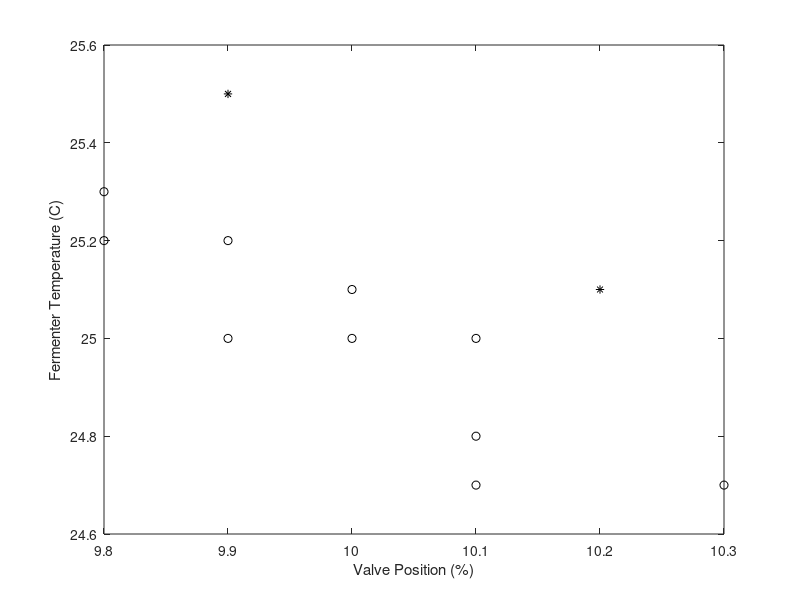
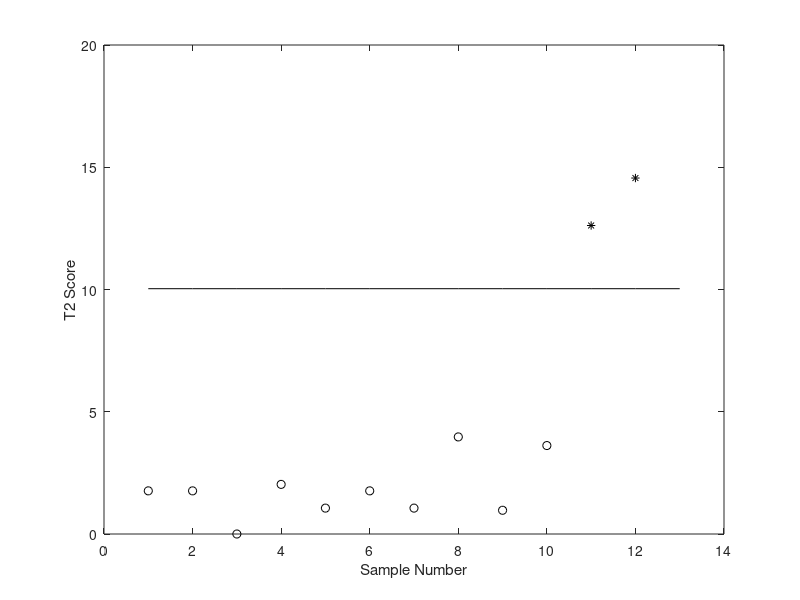
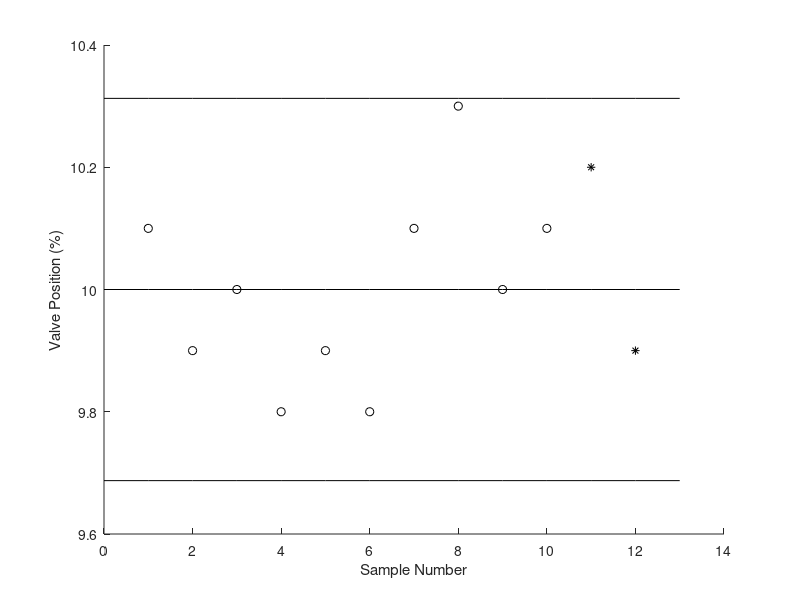
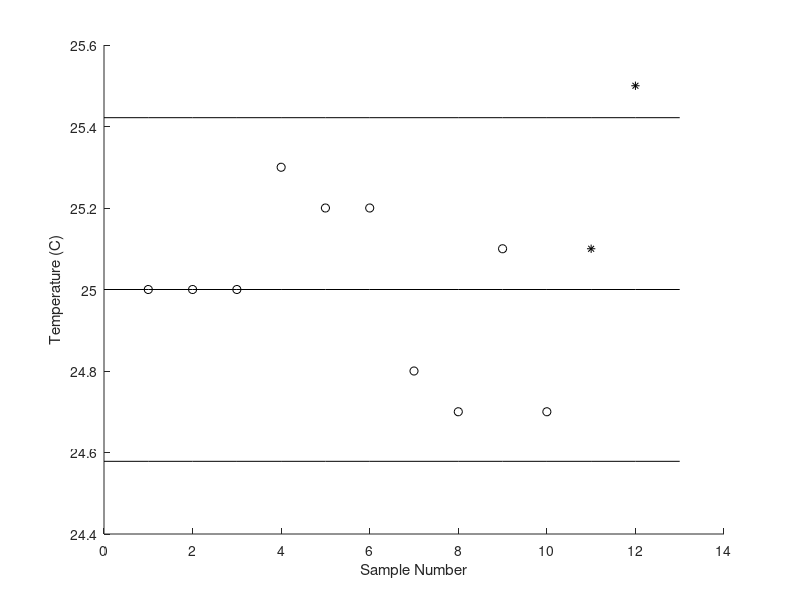

The MATLAB source for these figures, in order: (Note: this script raises an error after producing the figures.)
% This program is used to explain how PCA works and the idea behind the
% method. This example is given in the ISA book (Chapter 8, simple example)
% The process is composed of a valve a thermometer and a fermenter. The
% valve is used to control the flow rate of cooling water. The thermometer
% is used to measure the temperature of the fermenter.
% The steady state of the system is: valve=10% max. Temperature T=25 D.

% YANG ZHANG         Email: yz@che.utexas.edu
% 2006-April, UTexas-Austin

clear all
% Give valve set points and fermenter temperature.
% Valve=10+rand(1,10)-0.5; % ten value of Valve around mean.
% Temp=25-(Valve-10)+(rand(1,10)-0.5)*0.5; % 10 value of Temp: T=2.5*valve + noise
Temp  = [2.5000e+001  2.5000e+001  2.5000e+001  2.5300e+001  2.5200e+001  2.5200e+001  2.4800e+001  2.4700e+001  2.5100e+001  2.4700e+001];
Valve = [1.0100e+001  9.9000e+000  1.0000e+001  9.8000e+000  9.9000e+000  9.8000e+000  1.0100e+001  1.0300e+001  1.0000e+001  1.0100e+001];

% Define database
x=[Valve;Temp]';

figure(1)
plot(x(:,1),x(:,2),'ko')
xlabel('Valve Position (%)')
ylabel('Fermenter Temperature (C)')

% Calculate the covariance of dataset x (relationship between Valve and
% Temperature)
covariance=cov(x);

% Singular Value Decomposition x=T*E*P
% E is the eignvalue of x; U is orthnormal; V=U'.
%[U E V]=svd(covariance);
%U=U'; V=V';
[U E] = eig(covariance);
E = diag([E(2,2),E(1,1)]);  % arrange the Eignvalue in a decending order
U = [U(:,2),U(:,1)];  % arrange the Eignvector to make it compatable with Eignvalue.

% Mean center the raw data
Valvebar=x(:,1)-mean(x(:,1));
Tempbar=x(:,2)-mean(x(:,2));
xbar=[Valvebar,Tempbar];

% Principal axis rotation of the covariance matrix.
z=U'*xbar';
z=z';

%covz is the covariance matrix of principal components which is equal to E
%matrix. The variance of transformed variable (z1 & z2) will have variance
%0.2283 and 0.0123 respectively.
covz=U'*covariance*U;
% The first column of U factor is - and + with nearly equal value which
% means the first principal component is related to variability which both
% measurements have difference. The second column is both positive which
% means the 2nd PC is concentrate on the varaiability of the common between
% the two.

% scaling of PCS.
for i=1:2
Vs(:,i)=sqrt(E(i,i))*U(:,i);
Ws(:,i)=U(:,i)/sqrt(E(i,i));
end
% after rescale: Vs'*Vs=E; V'*COV*Vs=E^2; Ws'*Ws=inv(E); Ws'*COV*Ws=I
y=Ws'*xbar';
%define T2
T2=diag(y'*y);

% find the control limit of T2
p=2; %PC number
n=10; % sample number
T2Upper=p*(n-1)/(n-p)*finv(0.95,p,n-p);

% draw the T2 control charts
figure(2)
plot(T2,'ko')
hold on
plot(T2Upper*ones(1,13),'k')
xlabel('Sample Number')
ylabel('T2 Score')
hold off

% Draw the control ellipse
% s1^2*s2^2/(s1^2*s2^2-s12^2)*[(x1-x1mean)^2/s1^2+(x2-x2mean)^2/s2^2-2*s12(
% x1-x1mean)(x2-x2mean)/s1^2/s2^2]=T2^2(upper control limit)
% S=covariance;
% a=S(1)*S(4)/(S(1)*S(4)-S(2)^2);
% b=xbar(:,1).^2/S(1)+xbar(:,2).^2/S(4)-2*S(2)*xbar(:,1).*xbar(:,2)./S(1)/S(4);


% error detection
% two new points is added to be detected which are [10.1,25.2];[9.9;24];

% plot two values with the original 10.
Valve2=[10.2,9.9];Temp2=[25.1,25.5];
figure(1)
hold on
plot(Valve2,Temp2,'k*')
hold off

% plot the control charts for valve and temperature separately.
figure(3)
hold on
plot(1:10,Valve,'ko')
plot(11:12,Valve2,'k*')
plot(0:13, mean(Valve)*ones(1,14),'k')
plot(0:13, (mean(Valve)-std(Valve)*2)*ones(1,14),'k')
plot(0:13, (mean(Valve)+std(Valve)*2)*ones(1,14),'k')
xlabel('Sample Number')
ylabel('Valve Position (%)')
hold off

figure(4)
hold on
plot(1:10,Temp,'ko')
plot(11:12,Temp2,'k*')
plot(0:13, mean(Temp)*ones(1,14),'k')
plot(0:13, (mean(Temp)+std(Temp)*2)*ones(1,14),'k')
plot(0:13, (mean(Temp)-std(Temp)*2)*ones(1,14),'k')
xlabel('Sample Number')
ylabel('Temperature (C)')
hold off

% transform new observations to PC axis
y2=Ws'*([Valve2-mean(Valve);Temp2-mean(Temp)]);

% plot the control charts for principal components
figure(5)
hold on
plot(1:10,y(1,:),'ko')
plot(11:12,y2(1,:),'k*')
plot(0:13, mean(y(1,:))*ones(1,14),'k')
plot(0:13, -2*ones(1,14),'k')
plot(0:13, 2*ones(1,14),'k')
xlabel ('Sample Number')
ylabel ('Principal Component 1')
hold off

figure(6)
hold on
plot(1:10,y(2,:),'ko')
plot(11:12,y2(2,:),'k*')
plot(0:13,mean(y(2,:))*ones(1,14),'k')
plot(0:13, -2*ones(1,14),'k')
plot(0:13, 2*ones(1,14),'k')
xlabel ('Sample Number')
ylabel ('Principal Component 2')
hold off

% plot the T2 chart for the two new points
figure(2)
T22=diag(y2'*y2);
hold on
plot([11,12],T22,'k*')
hold off

% draw the control ellipse
ra = sqrt(T2Upper*E(1,1));
rb = sqrt(T2Upper*E(2,2));
V=[sqrt(E(1,1))*U(:,1),sqrt(E(2,2))*-U(:,2)];
k1 = V(2,1)/V(1,1);
k2 = V(2,2)/V(1,2);
ang = atan(k1); %atan(k1);
x0 = mean(x(:,1));
y0 = mean(x(:,2));
% i = 9.5:0.01:10.5;
% s = 9.72:0.01:10.3;
% j = k1*i + 42.6303;
% l = k2*s + 19.3279;
figure (7)
h=ellipse(ra,rb,ang,x0,y0,'k',1000);
hold on
plot(x(:,1),x(:,2),'ko')
plot(Valve2, Temp2,'k*')
% plot(i,j)
% plot(s,l)
xlabel ('Valve Position')
ylabel ('Temperature')
hold off